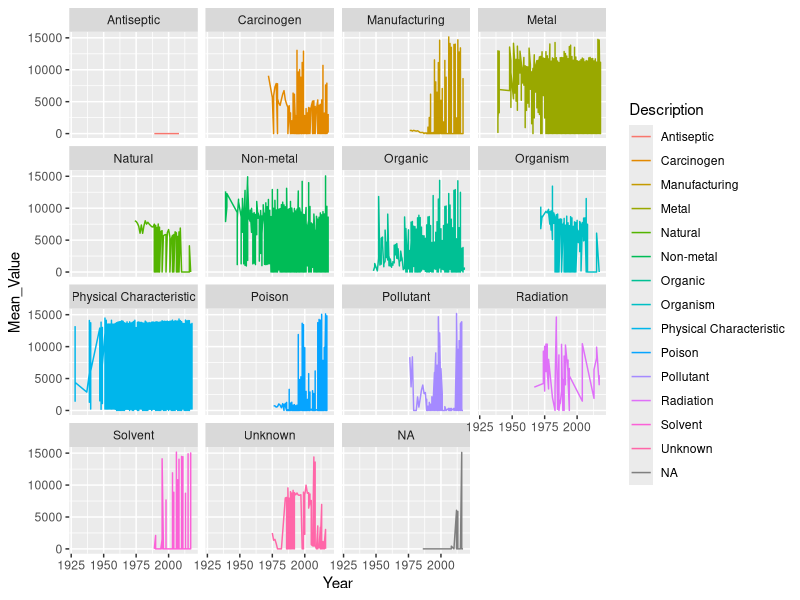
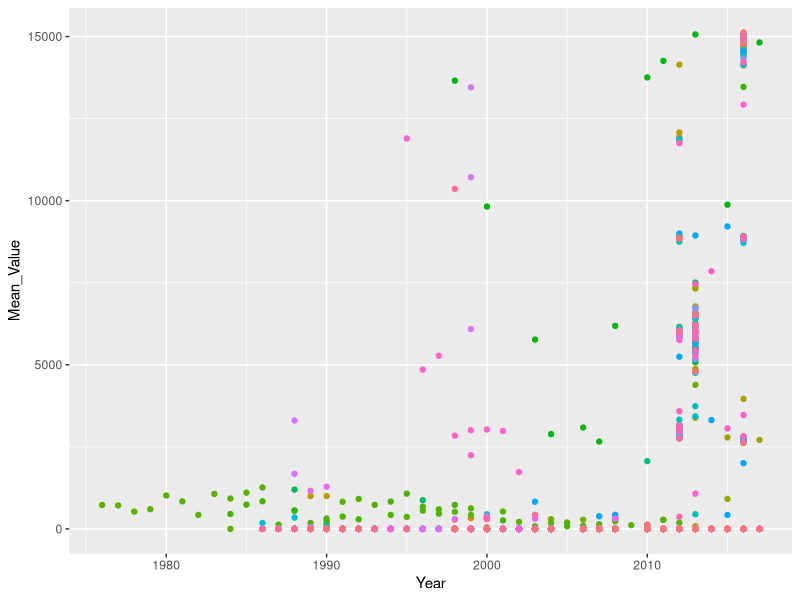

The R source for these figures, in order:
library(tidyverse)



df = read.csv("./Data/ulake_meanbyyear.csv")
df2 = read.csv("h20qual_cat.csv")

flt = df %>%
  count(Name) %>%
  filter(n > 10)
flt = flt$Name
flt = factor(flt)


df3 = df[df$Name %in% flt,]
# Eliminating non-existant levels from the data frame 
df3$Name = factor(df3$Name)
levels(df3$Name)
df3 = df3 %>%
  mutate(Name = as.factor(Name)) %>%
  filter(TRUE)

df2$Name = df2$Characteristic

df4 = left_join(df3,df2)

df4 %>%
  ggplot(aes(x= Year, y = Mean_Value, color = Description)) + geom_line() + 
  facet_wrap(~Description)

# Wrote as a CSV file because I had an easier time thinking through I would edit
# the data frame using lists in Python that I could think through using R for that purpose
#write.csv(df4, file = "./Data/meanyear_cat.csv")

df5 = read.csv("Data/poisons.csv")

p = df5 %>%
  ggplot(aes(x = Year, y = Mean_Value, color = Characteristic)) + geom_point() 
  

p + theme(legend.position = "none")
